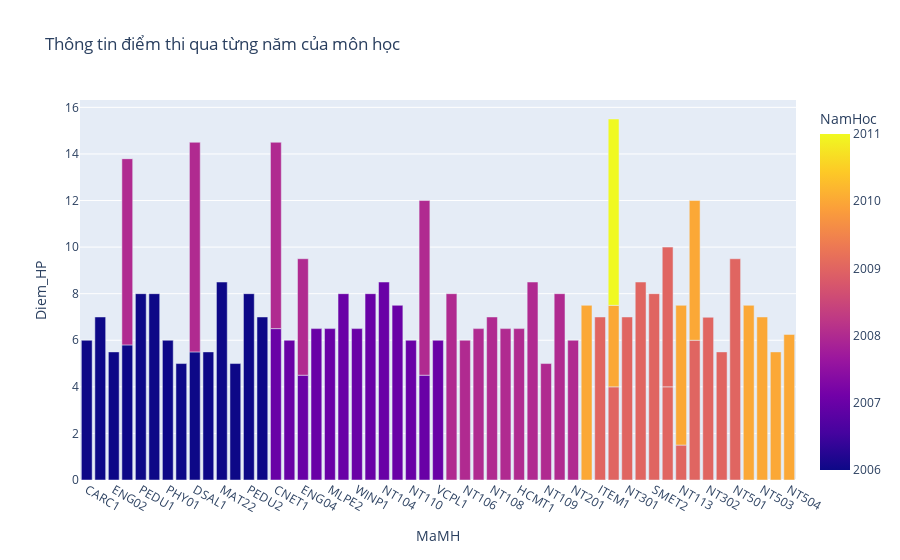

The notebook cell saved with this chart:
### Code cell
fig = px.bar(diemThi_SV, x = "MaMH", y = "Diem_HP",
                   color="NamHoc",
                   barmode="group",
                   title= "Thông tin điểm thi qua từng năm của môn học")
fig

### Figure 1 — Plotly figure (JSON) as saved in the notebook; plotly's stock layout.template omitted (floating-point values rounded to 4 significant figures)
{"data": [{"alignmentgroup": "True", "hovertemplate": "MaMH=%{x}<br>Diem_HP=%{y}<br>NamHoc=%{marker.color}<extra></extra>", "legendgroup": "", "marker": {"color": [2006, 2006, 2006, 2006, 2006, 2006, 2006, 2006, 2006, 2006, 2006, 2006, 2006, 2006, 2007, 2007, 2007, 2007, 2007, 2007, 2007, 2007, 2007, 2007, 2007, 2007, 2007, 2008, 2008, 2008, 2008, 2008, 2008, 2008, 2008, 2008, 2008, 2008, 2008, 2008, 2008, 2008, 2008, 2009, 2009, 2009, 2009, 2009, 2009, 2009, 2009, 2009, 2009, 2009, 2009, 2010, 2010, 2010, 2010, 2010, 2010, 2010, 2010, 2010, 2011, 2011], "coloraxis": "coloraxis", "pattern": {"shape": ""}}, "name": "", "offsetgroup": "", "orientation": "v", "showlegend": false, "textposition": "auto", "type": "bar", "x": ["CARC1", "CSC21", "ENG02", "MAT21", "PEDU1", "PHIL2", "PHY01", "DBSS1", "DSAL1", "ENG03", "MAT22", "OOPT1", "PEDU2", "PHY22", "CNET1", "CSKI1", "ENG04", "MAT23", "MLPE2", "OSYS1", "WINP1", "NT103", "NT104", "NT105", "NT110", "SE103", "VCPL1", "NT102", "NT106", "NT107", "NT108", "NT111", "HCMT1", "NT101", "NT109", "NT112", "NT201", "NT202", "CNET1", "DSAL1", "ENG04", "MAT21", "SE103", "ITEM1", "MAT04", "NT301", "NT303", "SMET2", "SOCI1", "NT113", "NT203", "NT302", "NT401", "NT501", "SOCI1", "NT202", "NT502", "NT503", "MAT04", "NT113", "NT203", "NT302", "NT320", "NT504", "MAT04", "MAT21"], "xaxis": "x", "y": [6, 7, 5.5, 5.8, 8, 8, 6, 5, 5.5, 5.5, 8.5, 5, 8, 7, 6.5, 6, 4.5, 6.5, 6.5, 8, 6.5, 8, 8.5, 7.5, 6, 4.5, 6, 8, 6, 6.5, 7, 6.5, 6.5, 8.5, 5, 8, 6, 0, 8, 9, 5, 8, 7.5, 7, 4, 7, 8.5, 8, 4, 1.5, 6, 7, 5.5, 9.5, 6, 7.5, 7.5, 7, 3.5, 6, 6, 0, 5.5, 6.25, 8, 0], "yaxis": "y"}], "layout": {"barmode": "group", "coloraxis": {"colorbar": {"title": {"text": "NamHoc"}}, "colorscale": [[0, "#0d0887"], [0.1111, "#46039f"], [0.2222, "#7201a8"], [0.3333, "#9c179e"], [0.4444, "#bd3786"], [0.5556, "#d8576b"], [0.6667, "#ed7953"], [0.7778, "#fb9f3a"], [0.8889, "#fdca26"], [1, "#f0f921"]]}, "legend": {"tracegroupgap": 0}, "title": {"text": "Thông tin điểm thi qua từng năm của môn học"}, "xaxis": {"anchor": "y", "domain": [0, 1], "title": {"text": "MaMH"}}, "yaxis": {"anchor": "x", "domain": [0, 1], "title": {"text": "Diem_HP"}}}}
